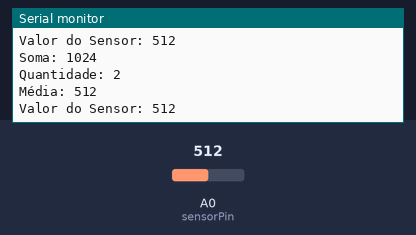
The sketch below on a simulated ESP8266 (NodeMCU). Shown: the last lines printed to the serial monitor. Inputs (shaded band) come from the test bench; at power-on: A0 (sensorPin) = 512. WiFi joins after 1.5 s; servers stay silent unless stated.

Above: at 3.0 s.
3.1 s: A0 (sensorPin) set to 490
At 4.4 s:
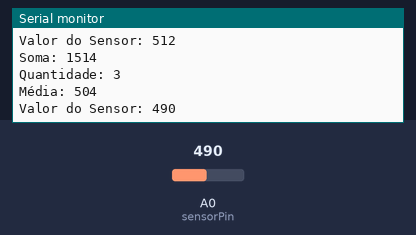
4.6 s: A0 (sensorPin) set to 510
At 5.2 s:
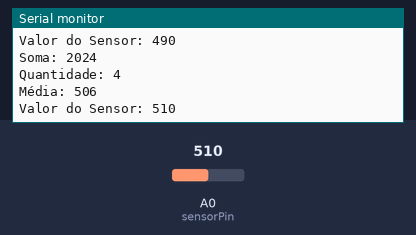
Timing chart, 0 to 7.6 s (numbered marks = the images above; inputs shaded):
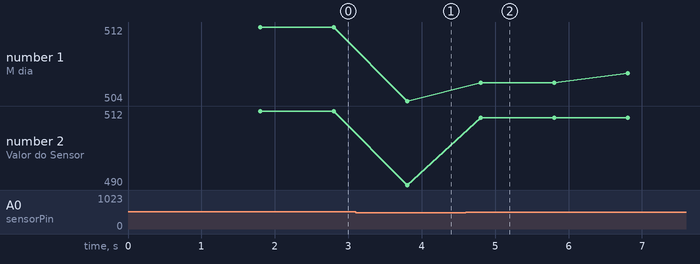

Measured:
- after the input at 3.1 s, the serial monitor: prints a new line after 0.71 s (image 1)
- after the input at 4.6 s, the serial monitor: prints a new line after 0.21 s (image 2)
- plotted number 1: 512 → 504 after the input at 3.1 s, 504 → 508 after the input at 4.6 s
- plotted number 2: 512 → 490 after the input at 3.1 s, 490 → 510 after the input at 4.6 s

The sketch:

sketch_may27a.ino
```cpp
#define BLYNK_PRINT Serial
#include "ESP8266WiFi.h"
#include "BlynkSimpleEsp8266.h"


#define BLYNK_TEMPLATE_ID "TMPL28J6Yd21V"
#define BLYNK_TEMPLATE_NAME "Quickstart Template"
#define BLYNK_AUTH_TOKEN "3UsKRujFH46qbri6KrVA7yU__DkafNqT"

char auth[] = BLYNK_AUTH_TOKEN;
// Credenciais da rede WiFi
char ssid[] = "FELIPE_S-2G";
char pass[] = "FHFG0928";
int quant = 0;
int media = 0;
int soma = 0;

// Defina o pino do sensor e o valor limiar
const int sensorPin = A0;
const float percent = 0.1;


void setup() {
  // Inicializa a comunicação serial
  Serial.begin(115200);

  // Conecta ao Blynk
  Blynk.begin(BLYNK_AUTH_TOKEN, ssid, pass);

  // Configuração do sensor
  pinMode(sensorPin, INPUT);
}

void loop() {
  // Executa o Blynk
  Blynk.run();

  // Lê o valor do sensor
  int sensorValue = analogRead(sensorPin);
  soma += sensorValue;
  quant++;
  media = soma/quant;

  Serial.print("Soma: ");
  Serial.println(soma);

  Serial.print("Quantidade: ");
  Serial.println(quant);

  Serial.print("Média: ");
  Serial.println(media);

  if(quant >= 500){
    soma = 0;
    quant = 0;
  }

  Serial.print("Valor do Sensor: ");
  Serial.println(sensorValue);

  if(sensorValue > (media + (media*0.1))){
    Blynk.virtualWrite(V1, 1);
  }else{ Blynk.virtualWrite(V1, 0);}
  // Aguarda 1 segundo antes de ler novamente
  delay(1000);
}
```
